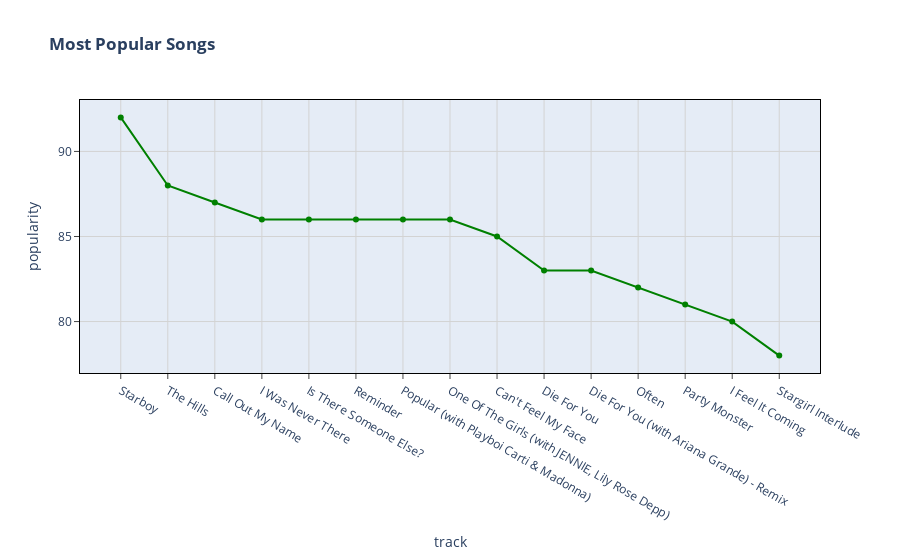

Source (notebook cell):
### Code cell
fig=px.line(df.sort_values(by='popularity',ascending=False).head(15),x='track',y='popularity',
            hover_data=['album_name'],color_discrete_sequence=['green'],
            markers=True,title='<b> Most Popular Songs')

fig.update_xaxes(
    mirror=True,
    ticks='outside',
    showline=True,
    linecolor='black',
    gridcolor='lightgrey'
)

fig.update_yaxes(
    mirror=True,
    ticks='outside',
    showline=True,
    linecolor='black',
    gridcolor='lightgrey'
)

fig.show()

fig=px.line(df.sort_values(by='popularity',ascending=True).head(15),x='track',y='popularity',
            hover_data=['album_name'],color_discrete_sequence=['green'],
            markers=True,title='<b> Least Popular Songs')

fig.update_xaxes(
    mirror=True,
    ticks='outside',
    showline=True,
    linecolor='black',
    gridcolor='lightgrey'
)

fig.update_yaxes(
    mirror=True,
    ticks='outside',
    showline=True,
    linecolor='black',
    gridcolor='lightgrey'
)

fig.show()

### Figure 1 — Plotly figure (JSON) as saved in the notebook; plotly's stock layout.template omitted (floating-point values rounded to 4 significant figures)
{"data": [{"customdata": [["Starboy"], ["Beauty Behind The Madness"], ["My Dear Melancholy,"], ["My Dear Melancholy,"], ["Dawn FM"], ["Starboy"], ["The Highlights (Deluxe)"], ["The Highlights (Deluxe)"], ["Beauty Behind The Madness"], ["Starboy"], ["Starboy (Deluxe)"], ["Beauty Behind The Madness"], ["Starboy"], ["Starboy"], ["Starboy"]], "hovertemplate": "track=%{x}<br>popularity=%{y}<br>album_name=%{customdata[0]}<extra></extra>", "legendgroup": "", "line": {"color": "green", "dash": "solid"}, "marker": {"symbol": "circle"}, "mode": "markers+lines", "name": "", "orientation": "v", "showlegend": false, "type": "scatter", "x": ["Starboy", "The Hills", "Call Out My Name", "I Was Never There", "Is There Someone Else?", "Reminder", "Popular (with Playboi Carti & Madonna)", "One Of The Girls (with JENNIE, Lily Rose Depp)", "Can't Feel My Face", "Die For You", "Die For You (with Ariana Grande) - Remix", "Often", "Party Monster", "I Feel It Coming", "Stargirl Interlude"], "xaxis": "x", "y": [92, 88, 87, 86, 86, 86, 86, 86, 85, 83, 83, 82, 81, 80, 78], "yaxis": "y"}], "layout": {"legend": {"tracegroupgap": 0}, "title": {"text": "<b> Most Popular Songs"}, "xaxis": {"anchor": "y", "domain": [0, 1], "gridcolor": "lightgrey", "linecolor": "black", "mirror": true, "showline": true, "ticks": "outside", "title": {"text": "track"}}, "yaxis": {"anchor": "x", "domain": [0, 1], "gridcolor": "lightgrey", "linecolor": "black", "mirror": true, "showline": true, "ticks": "outside", "title": {"text": "popularity"}}}}
